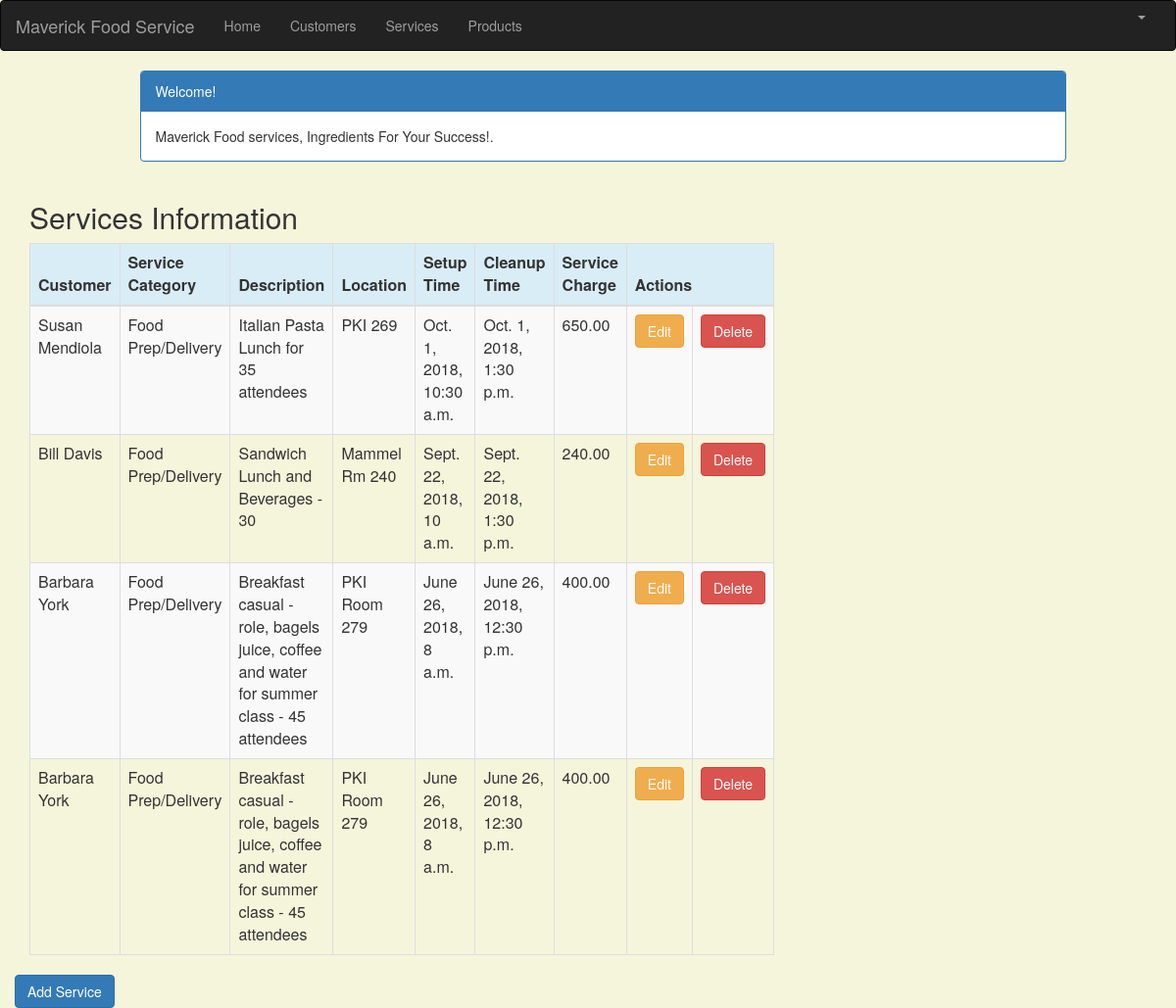
Page /service_list (signed in) on the earlier database version.
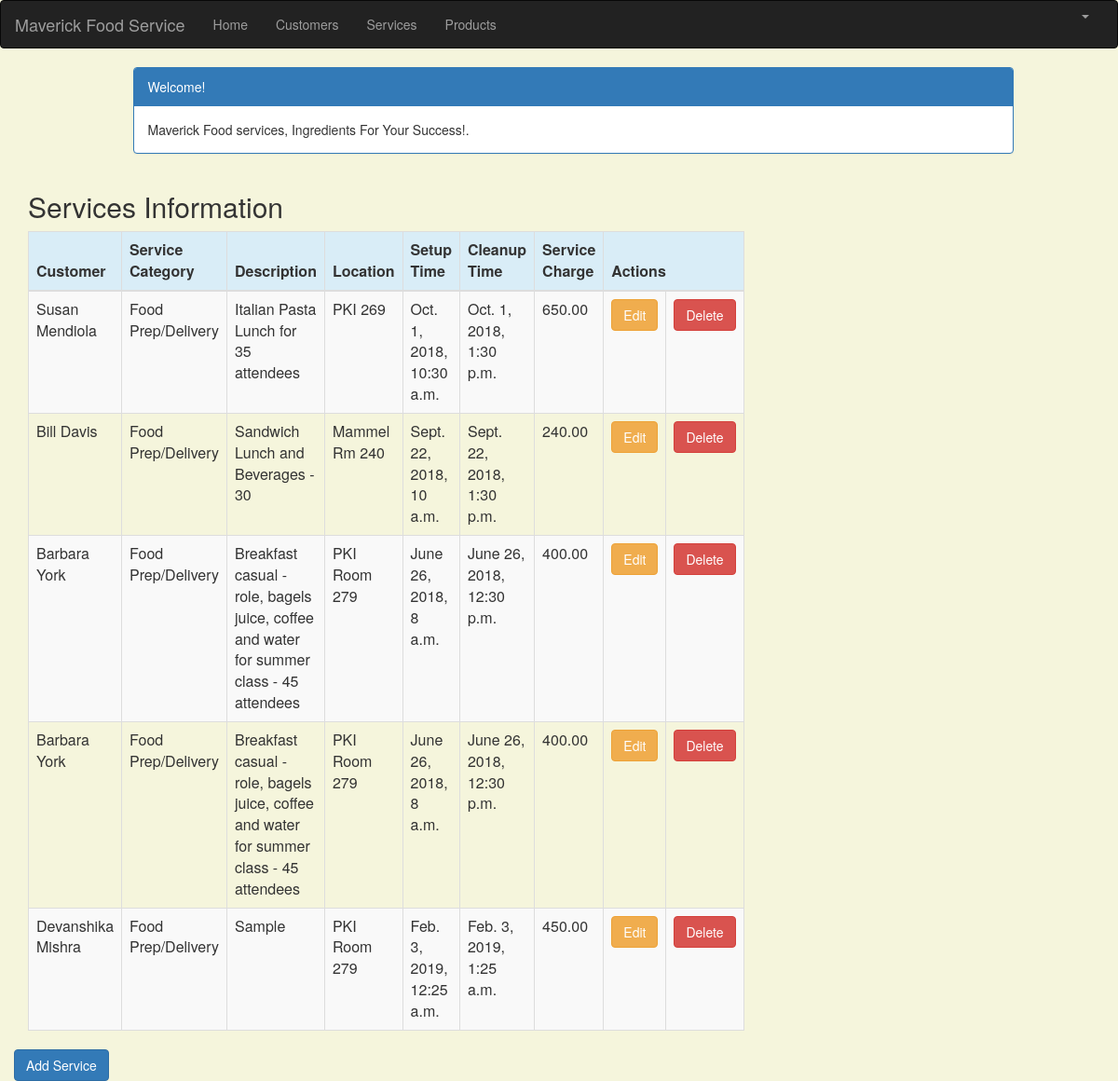
Same page on the later database version.
### crm/models.py (models this page shows, shortened)
class Service(models.Model):
    cust_name = models.ForeignKey(Customer, on_delete=models.CASCADE, related_name='services')
    service_category = models.CharField(max_length=100)
    description = models.TextField()
    location = models.CharField(max_length=200)
    setup_time = models.DateTimeField(
        default=timezone.now)
    cleanup_time = models.DateTimeField(
        default=timezone.now)
    service_charge = models.DecimalField(max_digits=10, decimal_places=2)
    created_date = models.DateTimeField(
        default=timezone.now)
    updated_date = models.DateTimeField(auto_now_add=True)

class Customer(models.Model):
    cust_name = models.CharField(max_length=50)
    organization = models.CharField(max_length=100, blank=True)
    role = models.CharField(max_length=100)
    email = models.EmailField(max_length=100)
    bldgroom = models.CharField(max_length=100)
    address = models.CharField(max_length=200)
    account_number = models.IntegerField(blank=False, null=False)
    city = models.CharField(max_length=50)
    state = models.CharField(max_length=50)
    zipcode = models.CharField(max_length=10)
    phone_number = models.CharField(max_length=50)
    created_date = models.DateTimeField(
        default=timezone.now)
    updated_date = models.DateTimeField(auto_now_add=True)
    def __str__(self):
        return str(self.cust_name)

### crm/views.py (the view)
# urls.py: path('service_list', views.service_list, name='service_list'),
@login_required
def service_list(request):
   services = Service.objects.filter(created_date__lte=timezone.now())
   return render(request, 'crm/service_list.html', {'services': services})

### crm/templates/crm/service_list.html (shortened to what this page needs)
{% extends 'crm/base.html' %}
{% block content %}
    <html>
    <head>
        <link rel="stylesheet" href="https://maxcdn.bootstrapcdn.com/bootstrap/3.3.4/css/bootstrap.min.css">
    </head>
    <body>
    <div class="container">
        <div class="row">
            <div class="col-md-10 col-md-offset-1">
                <div class="panel panel-primary">
                    <div class="panel-heading">Welcome!</div>
                    <div class="panel-body">
                        Maverick Food services, Ingredients For Your Success!.
                    </div>
                </div>
            </div>
        </div>
    </div>
    <div class="row">
        <h2 style="padding-left: 15Px">Services Information</h2>
    </div>
    <div>
        <table class="table table-striped table-bordered table-hover">
            <thead>
            <tr class="bg-info">
                <th>Customer</th>
                <th>Service Category</th>
                <th>Description</th>
                <th>Location</th>
                <th>Setup Time</th>
                <th>Cleanup Time</th>
                <th>Service Charge</th>
                <th colspan="3">Actions</th>
            </tr>
            </thead>
            <tbody>
            {% for service in services %}
                <tr>
                    <td>{{ service.cust_name }}</td>
                    <td>{{ service.service_category }}</td>
                     <td>{{ service.description }}</td>
                    <td>{{ service.location }}</td>
                    <td>{{ service.setup_time }}</td>
                    <td>{{ service.cleanup_time }}</td>
                    <td>{{ service.service_charge }}</td>
                    <td><a href="{% url 'crm:service_edit' pk=service.pk %}"
                           class="btn btn-warning">Edit</a></td>
                    <td><a href="{% url 'crm:service_delete' pk=service.pk %}"
                           onclick="return confirm('Are you sure you want to delete?')"
                           class="btn btn-danger">Delete</a>
                    </td>
                </tr>
            {% endfor %}
            </tbody>
        </table>
     <div class="row">
            <a href="{% url 'crm:service_new' %}" class="row"><span
                    class="btn btn-primary">Add Service</span></a>
        </div>
    </div>
    </body>
    </html>
{% endblock %}

Differences in the rows shown:
added Service: cust_name "Devanshika Mishra", service_category "Food Prep/Delivery", description "Sample", location "PKI Room 279", setup_time "Feb. 3, 2019, 12:25 a.m.", cleanup_time "Feb. 3, 2019, 1:25 a.m.", service_charge "450.00"
